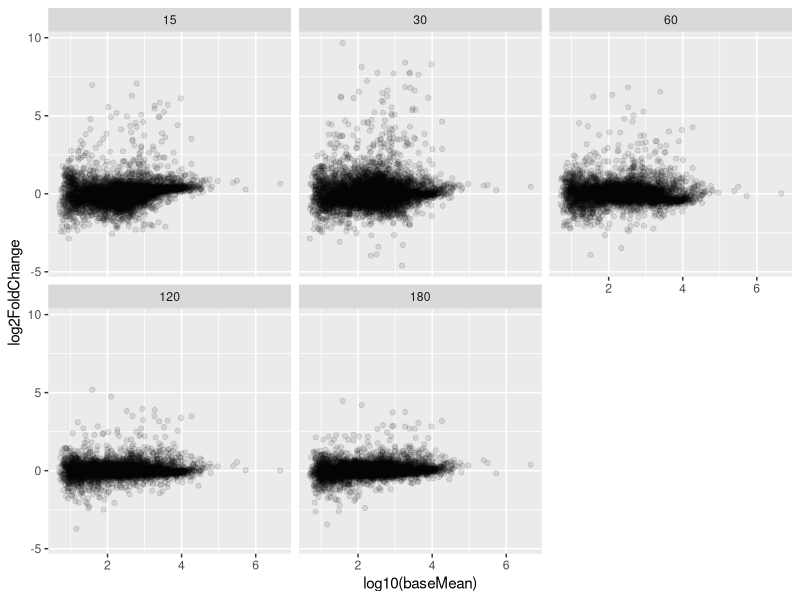

Write R code to recreate this figure. (Note: this script raises an error after producing the figure.)
library(tidyverse)

test_results <- read_csv("data/test_result.csv")
test_results

# gene column -> gene name
# baseMean column -> mnormalised expression level of a gene
# log2FoldChange column -> amount of change between 2 conditions
# lfcSE column -> standard error associated to log2FoldChange value
# stat column -> statistics value computed as log2FoldChange / lfcSE
# pvalue -> p-value associated with the change
# padj -> p-value corrected for multiple hypothesis testing (= adjusted p-value)
# comparison -> comparison group 

# MA plot
# CHALLENGE: generate an MA plot (baseMean vs log2FoldChange), 
# organise panels by comparison (time point). Hint: consider
# Hint: consider log-transform base mean
test_results %>%
  ggplot(aes(x = log10(baseMean), y = log2FoldChange)) +
  geom_point(alpha = 0.1) +
  facet_wrap(facets = vars(comparison))

ma_plot <- test_results %>%
  mutate(sig = ifelse(padj < 0.01, log2FoldChange, NA)) %>%
  ggplot(aes(x = log10(baseMean), y = log2FoldChange)) +
  geom_point(alpha = 0.1) +
  geom_point(aes(y = sig), color = "tomato", size = 1) +
  geom_hline(yintercept = 0, color = "dodgerblue") +
  facet_wrap(facets = vars(comparison))

(ma_plot | pca_plot)

# visualising of expression trends
# 1. Get candidate gene (aka padj < 0.01)
candidate_gene <- test_results %>%
  filter(padj < 0.01) %>%
  pull(gene) %>% # test_results[,"gene"] akatest_results$gene
  unique()

# 1a. Get the trans_cts table in long format
trans_cts_long <- trans_cts %>%
  pivot_longer(cols = wt_0_r1:mut_180_r3, names_to = "sample", 
               values_to = "cts") %>%
  full_join(sample_info, by = "sample")

# 2. filter trans_cts_long for candidate gene
# and compute mean expression value for each gene type and each genotype
trans_cts_mean <- trans_cts_long %>%
  filter(gene %in% candidate_gene) %>%
  group_by(gene, strain, minute) %>%
  summarize(mean_cts = mean(cts), nrep = n()) %>%
  ungroup()

# 3. Plot trends
trans_cts_mean %>%
  ggplot(aes(x = minute, y = mean_cts)) +
  geom_line(aes(group = gene), alpha = 0.3) +
  facet_grid(rows = vars(strain))

# Scaling data to improve visualisation
trans_cts_mean <- trans_cts_long %>%
  filter(gene %in% candidate_gene) %>%
  group_by(gene) %>%
  mutate(cts_scaled = (cts - mean(cts)) / sd(cts)) %>%
  group_by(gene, strain, minute) %>%
  summarise(mean_cts_scaled = mean(cts_scaled),
            nrep = n()) %>%
  ungroup()

trans_cts_mean %>%
  ggplot(aes(x = minute, y = mean_cts_scaled)) +
  geom_line(aes(group = gene), alpha = 0.3) +
  geom_hline(yintercept = 0, color = "brown",
             linetype = "dashed") +
  facet_grid(rows = vars(strain)) +
  scale_x_continuous(breaks = unique(trans_cts_mean$minute))

# Clustering
# 1. Create a matrix of counts
hclust_matrix <- trans_cts %>%
  select(-gene) %>%
  as.matrix()
rownames(hclust_matrix) <- trans_cts$gene
hclust_matrix <- hclust_matrix[candidate_gene,]

hclust_matrix <- hclust_matrix %>%
  t() %>%
  scale() %>%
  t()

# hierarchical clustering
gene_dist <- dist(hclust_matrix)
gene_hclust <- hclust(gene_dist, method = "complete")
plot(gene_hclust, labels = F)
abline(h = 10, col = "brown", lwd = 2)

# make clusters based on the number that I want
cutree(gene_hclust, k = 5)

gene_cluster <- cutree(gene_hclust, k = 5)%>%
  enframe() %>%
  rename(gene = name, cluster = value)

trans_cts_cluster <- trans_cts_mean %>%
  inner_join(gene_cluster, by = "gene")

trans_cts_cluster %>%
  ggplot(aes(x = minute, y = mean_cts_scaled)) +
  geom_line(aes(group = gene)) +
  facet_grid(cols = vars(cluster), rows = vars(strain))

# create heatmaps
library(ComplexHeatmap)

Heatmap(hclust_matrix, show_row_names = F)
